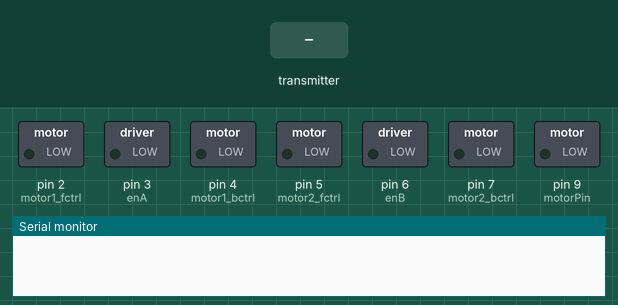
Bench run of a program on a simulated Arduino Nano, built with avr-gcc and run on an emulated ATmega328P. Parts: switched loads named in the program (green lamp = pin HIGH), the last lines printed to the serial monitor. The test bench sets the inputs (shaded band). No radio packets arrive unless stated.

Above: at 1.2 s.
1.3 s: the transmitter starts sending msg.0 = 25
At 2.3 s:
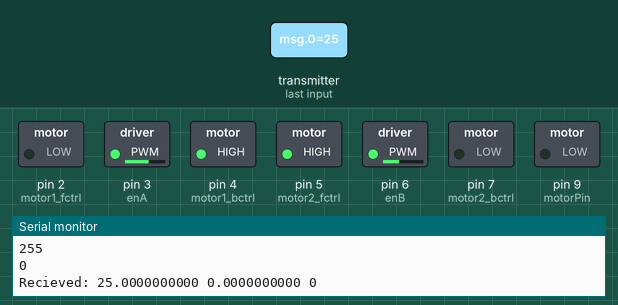
2.8 s: the transmitter starts sending msg.1 = 25
5.8 s: the transmitter starts sending msg.0 = 0
At 7.0 s:
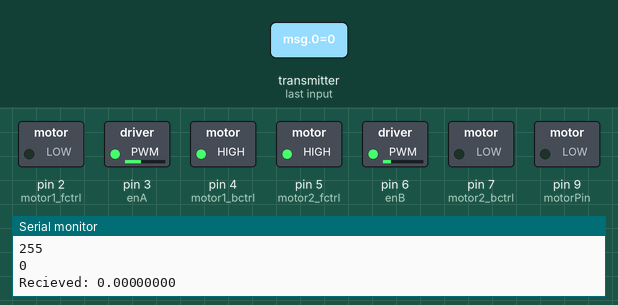
7.3 s: the transmitter starts sending msg.2 = 0
At 8.0 s:
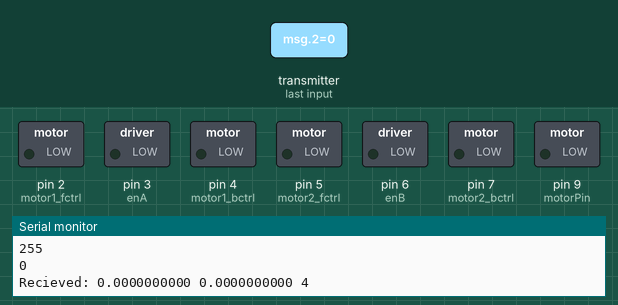
10.3 s: the transmitter starts sending msg.3 = 0
12.4 s: the transmitter starts sending msg.4 = 0
Timing chart, 0 to 15.4 s (numbered marks = the images above; inputs shaded):
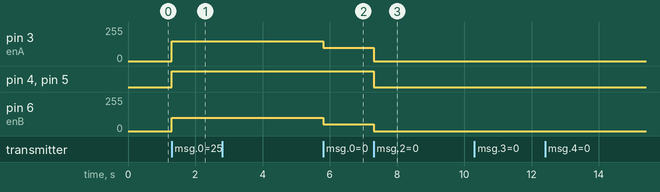

The program:

main.cpp
```cpp
#include <SPI.h>
#include <nRF24L01.h>
#include <RF24.h>

#define CE_PIN 8
#define CFN_PIN 10

RF24 radio(CE_PIN, CFN_PIN); // CE, CSN

const byte address[6] = "00001";
/*
roll/pitch effect steering
flex sensor effect acceleration
Message Structure:
msg[0] pitch value
msg[1] roll value
msg[2] flex value

the above are hopefully calculated to a form that is useful
	- minimum thresholds have been handled

Flex Sensor:
physically returns values between 700-900
the glove will process it to become ___
this will be implemented in the calculations for the motor control output

Roll:
physically returns values between ___
the glove will process it to become ___
this will be implemented in the calculations for the motor control output

Pitch:
physically returns values between ___
the glove will process it to become ___
this will be implemented in the calculations for the motor control output

*** NEED TO FIGURE OUT CALCULATIONS AND VALUES TO IMPLEMENT IT TO THE MOTOR CONTROLS

motor control needs PWM Values (0-255)
sponge is fueled by the flex sensor (0-1200)

need specific pins to control each motor
need the specific desired ratios on how each sensor should effect things

*/

// ---------------- Wheel Motor Control ---------------
int motor1_fctrl = 2;               // direction/control motorA -fwd
int enA = 3;                        // motor speed
int motor1_bctrl = 4;               // direction/control motorA -bwd

int motor2_fctrl = 5;               // direction/control motorB -fwd
int enB = 6;                        // speed
int motor2_bctrl = 7;               // direction/control motorB -bwd

//----------------- Flex Sensor -----------------------
const int flexPin = A0;     // for flex sensor
const int motorPin = 9;     // for motor
const int ledPin = 3;       // could add for backwards heading

int smotorspeed;            // sponge motor
int lastValidReading = -1;  // Initialize with an invalid value to indicate that there's no previous reading
int force_resistance;


/*
0 = forward
1 = backward
2 = left
3 = right
4 = stop
stop if both angles are below threshold
forward/backward take priority, determined by pitch
*/
int determineMoveState(int gyro_roll, int gyro_pitch){

	if(gyro_pitch > 0){
		// move forwards
		return 0;
	}else if(gyro_pitch < 0 ){
		// move backwards
		return 1;
	}else if(gyro_roll > 0){
		// move left
		return 2;
	}else if(gyro_roll < 0){
		// move right
		return 3;
	}else{
		// stop
		return 4;
	}
}


void setup() {
  	Serial.begin(9600);

	radio.begin();
	radio.openReadingPipe(1, address);
	radio.setPALevel(RF24_PA_MIN);
	radio.startListening();

	// driving motor
	pinMode(enA, OUTPUT);
	pinMode(motor1_fctrl, OUTPUT);
	pinMode(motor1_bctrl, OUTPUT);
	pinMode(enB, OUTPUT);
	pinMode(motor2_fctrl, OUTPUT);
	pinMode(motor2_bctrl, OUTPUT);

	// sponge motor
	pinMode(motorPin, OUTPUT);
}

int flex_sensor = 0;
int roll = 0;
int pitch = 0;
bool sponge_state = false;

/*
Message Structure:
3 floats
pitch, roll, then flex sensor
*/
int force_threshold = 75;
bool debounce = true;

void loop() {
  	if (radio.available()) {
		float msg[32];
		radio.read(msg, sizeof(msg));
		Serial.print("Recieved: ");
		Serial.print(msg[0], DEC);
		Serial.print(" ");
		Serial.print(msg[1], DEC);
		Serial.print(" ");
		//Serial.println(msg[2], DEC);


		// manipulate motors based on the recieved sensor values
		pitch = msg[0];
		roll = msg[1];
		flex_sensor = msg[2];

		// ============================  M O T O R   C O N T R O L  ===========================================
		// ====================================================================================================

		// orientation is received from the glove, gyroscopic sensor
		int orientation = determineMoveState(roll, pitch);  // 0 = forwards, 1 = backwards, 2 = left, 3 = right, 4 = stop
		Serial.println(orientation, DEC);
		switch(orientation) {
			case 0:
				// move forwards
				digitalWrite(motor1_fctrl, LOW);
				digitalWrite(motor1_bctrl, HIGH);
				digitalWrite(motor2_fctrl, HIGH);
				digitalWrite(motor2_bctrl, LOW);
				analogWrite(enA, 150);//right wheel;
				analogWrite(enB, 100);//lreft wheel
			break;
			case 1:
				// move backwards
				digitalWrite(motor1_fctrl, HIGH);
				digitalWrite(motor1_bctrl, LOW);
				digitalWrite(motor2_fctrl, LOW);
				digitalWrite(motor2_bctrl, HIGH);
				analogWrite(enA, 150);//right wheel;
				analogWrite(enB, 100);//lreft wheel
			break;
			case 2:
				// move left
				digitalWrite(motor1_fctrl, LOW);
				digitalWrite(motor1_bctrl, HIGH);
				digitalWrite(motor2_fctrl, HIGH);
				digitalWrite(motor2_bctrl, LOW);
				analogWrite(enA, 100);//right wheel;
				analogWrite(enB, 50);//lreft wheel
			break;
			case 3:
				// move right
				digitalWrite(motor1_fctrl, LOW);
				digitalWrite(motor1_bctrl, HIGH);
				digitalWrite(motor2_fctrl, HIGH);
				digitalWrite(motor2_bctrl, LOW);
				analogWrite(enA, 100);//right wheel;
				analogWrite(enB, 100);//lreft wheel
			break;
			default:
				// stop
				digitalWrite(motor1_fctrl, LOW);
				digitalWrite(motor1_bctrl, LOW);
				digitalWrite(motor2_fctrl, LOW);
				digitalWrite(motor2_bctrl, LOW);
				digitalWrite(enA, 0);
				digitalWrite(enB, 0);
			break;
		}

		// ============================  F L E X  S E N S O R  ================================================
		// ====================================================================================================
		force_resistance = (int) flex_sensor;                       // reads voltage output from flex sensor 0-1023
		force_resistance = map(force_resistance, 0, 1023, 255, 0);    // maps the voltage output to a value between 0 and 255, max speed of motor
		Serial.println(force_resistance, DEC);


		if(force_resistance <= force_threshold && debounce){
			sponge_state = !sponge_state;
			debounce = false;
		}else if(force_resistance > force_threshold){
			debounce = true;
		}

		if(sponge_state){
			// move sponge
			smotorspeed = 150;
		}else{
			smotorspeed = 0;
		}

		//lastValidReading = force_resistance;
		/*
		if (lastValidReading == -1 || ( force_resistance >= lastValidReading * 0.9 || force_resistance <= lastValidReading * 1.1)) {
			// Update the last valid reading
			lastValidReading = force_resistance;
			// Process the current reading as it is valid
			//Serial.print("Valid reading: ");
			//Serial.println(force_resistance);
		} else {
			// Ignore the reading as it's an outlier
			//Serial.println("Outlier detected, ignoring reading.");
		}
		*/
		//*** SET TO TOGGLE INSTEAD OF A GRADIENT
		// inverval adjustments for motor speed
		/*
		if (lastValidReading > 0 && lastValidReading <= 50){
			smotorspeed = 50;
		} else if (lastValidReading > 50 && lastValidReading <= 100 ) {
			smotorspeed = 100;
		} else if (lastValidReading > 100 && lastValidReading <= 150 ){
			smotorspeed = 150;
		} else if (lastValidReading > 150 && lastValidReading <= 200 ){
			smotorspeed = 200;
		} else if (lastValidReading > 200){
			smotorspeed = 250;
		} else if (lastValidReading == 0){
			smotorspeed = 0;
		}*/

		//analogWrite(motorPin, smotorspeed);
		analogWrite(motorPin, smotorspeed);                 // sets the speed of the motor
		Serial.println(smotorspeed);

		//delay(100);
  	}
}
```

Measured:
- after the input at 1.3 s, pin 3 (enA): 0/255 → 150/255 at once; pin 4 (motor1_bctrl), pin 5 (motor2_fctrl): LOW → HIGH at once; pin 6 (enB): 0/255 → 100/255 at once
- after the input at 5.8 s, pin 3 (enA): 150/255 → 100/255 at once; pin 6 (enB): 100/255 → 50/255 at once
- after the input at 7.3 s, pin 3 (enA): 100/255 → 0/255 at once; pin 4 (motor1_bctrl), pin 5 (motor2_fctrl): HIGH → LOW at once; pin 6 (enB): 50/255 → 0/255 at once
